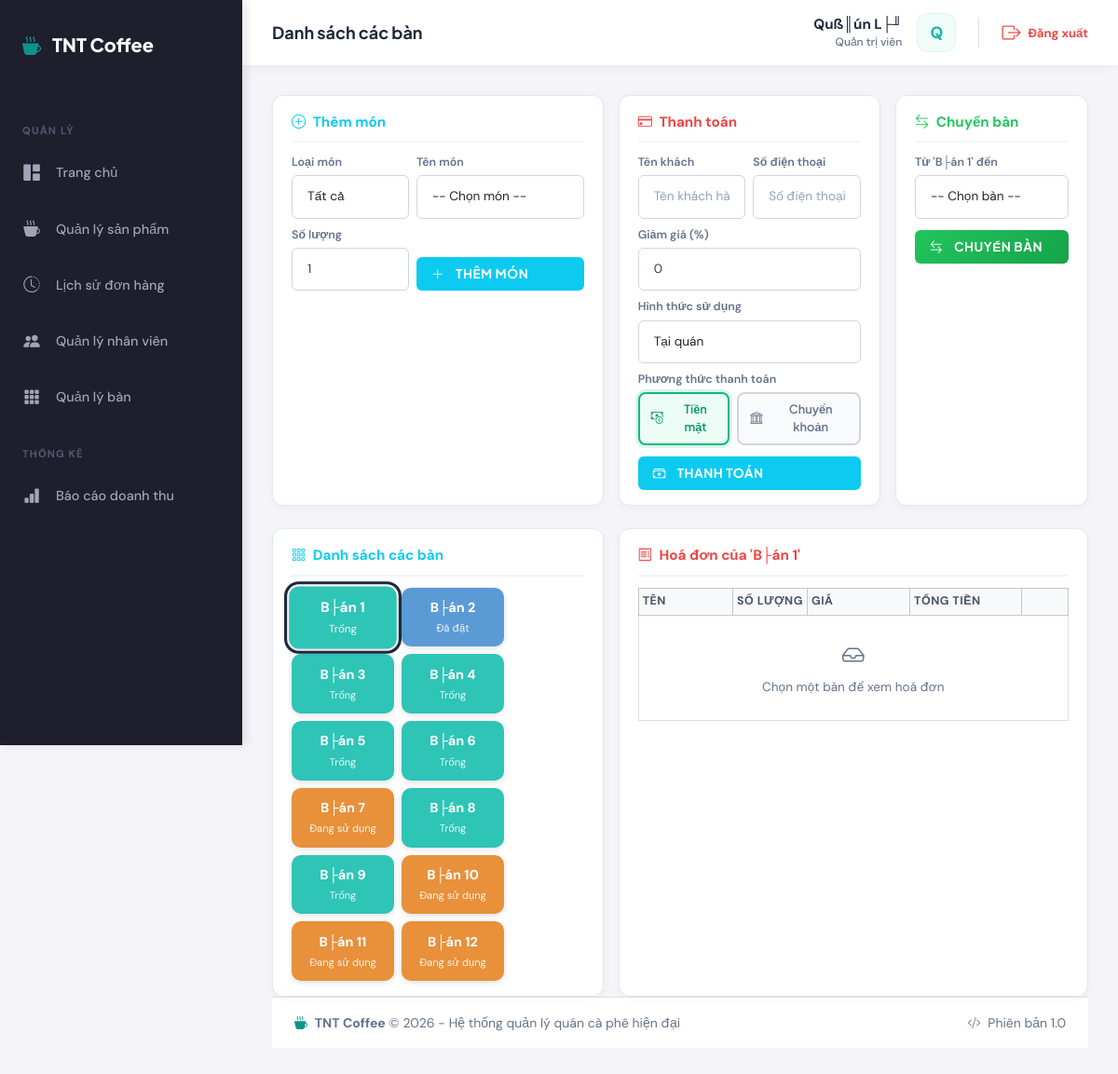
The page /employee/tables/index.php (signed in) on the database its author committed.
### tables this page shows
CREATE TABLE `tables` (
  `id` int(11) NOT NULL AUTO_INCREMENT,
  `name` varchar(50) NOT NULL,
  `capacity` int(11) NOT NULL DEFAULT 4,
  `status` enum('free','booked','busy') DEFAULT 'free',
  `created_at` timestamp NULL DEFAULT current_timestamp(),
  `updated_at` timestamp NULL DEFAULT current_timestamp() ON UPDATE current_timestamp(),
  PRIMARY KEY (`id`)
);

### config/database.php (called while the page is built, shortened)
<?php
function executeQuery($pdo, $sql, $params = []) {
    try {
        $stmt = $pdo->prepare($sql);
        $stmt->execute($params);
        return $stmt;
    } catch (PDOException $e) {
        error_log("Query Error: " . $e->getMessage());
        throw $e;
    }
}
function fetchAll($pdo, $sql, $params = []) {
    $stmt = executeQuery($pdo, $sql, $params);
    return $stmt->fetchAll();
}

### employee/tables/index.php (the view, shortened to what this page needs)
<?php
require_once dirname(dirname(__DIR__)) . '/config/database.php';
try {
    $sql = "SELECT id, name, status, capacity, created_at
            FROM tables
            ORDER BY CAST(SUBSTRING(name, 5) AS UNSIGNED) ASC, name ASC";
    $tables = fetchAll($pdo, $sql);
} catch (PDOException $e) {
    error_log("Table List Error: " . $e->getMessage());
    $tables = [];
}
require_once dirname(dirname(__DIR__)) . '/includes/header.php';
?>
<div class="position-fixed top-0 end-0 p-3" style="z-index: 9999;">
</div>
<div class="row g-3 mb-4">
    <div class="col-lg-5">
        <div class="pos-panel">
            <div class="pos-panel-title text-info"><i class="bi bi-plus-circle me-1"></i> Thêm món</div>
            <div class="row g-2 mb-2">
                <div class="col-5">
                    <label class="pos-label">Loại món</label>
                    <select class="form-select form-select-sm pos-input" id="selCategory">
                        <option value="">Tất cả</option>
                    </select>
                </div>
                <div class="col-7">
                    <label class="pos-label">Tên món</label>
                    <select class="form-select form-select-sm pos-input" id="selProduct">
                        <option value="">-- Chọn món --</option>
                    </select>
                </div>
            </div>
            <div class="row g-2 align-items-end">
                <div class="col-5">
                    <label class="pos-label">Số lượng</label>
                    <input type="number" class="form-control form-control-sm pos-input" id="txtQuantity" value="1" min="1">
                </div>
                <div class="col-7">
                    <button class="btn btn-info text-white fw-bold w-100 pos-btn" id="btnAddItem">
                        <i class="bi bi-plus-lg me-1"></i> THÊM MÓN
                    </button>
                </div>
            </div>
        </div>
    </div>
    <div class="col-lg-4">
        <div class="pos-panel">
            <div class="pos-panel-title text-danger"><i class="bi bi-credit-card me-1"></i> Thanh toán</div>
            <div class="row g-2 mb-2">
                <div class="col-6">
                    <label class="pos-label">Tên khách</label>
                    <input type="text" class="form-control form-control-sm pos-input" id="txtCustomerName" placeholder="Tên khách hàng...">
                </div>
                <div class="col-6">
                    <label class="pos-label">Số điện thoại</label>
                    <input type="text" class="form-control form-control-sm pos-input" id="txtCustomerPhone" placeholder="Số điện thoại...">
                </div>
            </div>
            <div class="mb-2">
                <label class="pos-label">Giảm giá (%)</label>
                <input type="number" class="form-control form-control-sm pos-input" id="txtDiscount" value="0" min="0" max="100">
            </div>
            <div class="mb-2">
                <label class="pos-label">Hình thức sử dụng</label>
                <select class="form-select form-select-sm pos-input" id="selServiceType">
                    <option value="dine_in">Tại quán</option>
                </select>
            </div>
            <div class="mb-2">
                <label class="pos-label">Phương thức thanh toán</label>
                <div class="d-flex gap-2" id="paymentMethodGroup">
                    <button type="button" class="btn btn-sm flex-fill payment-method-btn active" data-method="cash">
                        <i class="bi bi-cash-coin me-1"></i> Tiền mặt
                    </button>
                    <button type="button" class="btn btn-sm flex-fill payment-method-btn" data-method="transfer">
                        <i class="bi bi-bank me-1"></i> Chuyển khoản
                    </button>
                </div>
            </div>
            <button class="btn btn-info text-white fw-bold w-100 pos-btn" id="btnCheckout">
                <i class="bi bi-cash-stack me-1"></i> THANH TOÁN
            </button>
        </div>
    </div>
    <div class="col-lg-3">
        <div class="pos-panel">
            <div class="pos-panel-title text-success"><i class="bi bi-arrow-left-right me-1"></i> Chuyển bàn</div>
            <div class="mb-2">
                <label class="pos-label" id="lblTransferFrom">Từ '<span id="transferFromName">---</span>' đến</label>
                <select class="form-select form-select-sm pos-input" id="selTransferTo">
                    <option value="">-- Chọn bàn --</option>
                </select>
            </div>
            <button class="btn btn-success text-white fw-bold w-100 pos-btn" id="btnTransfer">
                <i class="bi bi-arrow-left-right me-1"></i> CHUYỂN BÀN
            </button>
        </div>
    </div>
</div>
<div class="row g-3">
    <div class="col-lg-5">
        <div class="pos-panel">
            <div class="pos-panel-title text-info"><i class="bi bi-grid-3x3-gap me-1"></i> Danh sách các bàn</div>
            <div class="d-flex flex-wrap gap-2" id="tableGrid">
                <?php foreach ($tables as $table):
                    $bg = '#2ec4b6';
                    $label = 'Trống';
                    if ($table['status'] === 'busy' || $table['status'] === 'occupied') {
                        $bg = '#e8903a';
                        $label = 'Đang sử dụng';
                    } elseif ($table['status'] === 'booked' || $table['status'] === 'reserved') {
                        $bg = '#5b9bd5';
                        $label = 'Đã đặt';
                    }
                ?>
                <button class="table-btn" data-id="<?= $table['id'] ?>" data-name="<?= htmlspecialchars($table['name']) ?>" data-status="<?= $table['status'] ?>" style="background:<?= $bg ?>;">
                    <div class="table-btn-name"><?= htmlspecialchars($table['name']) ?></div>
                    <div class="table-btn-status"><?= $label ?></div>
                </button>
                <?php endforeach; ?>
            </div>
        </div>
    </div>
    <div class="col-lg-7">
        <div class="pos-panel">
            <div class="pos-panel-title text-danger">
                <i class="bi bi-receipt me-1"></i> Hoá đơn của '<span id="invoiceTableName">---</span>'
            </div>
            <div class="table-responsive">
                <table class="table table-bordered table-hover table-sm mb-0" id="invoiceTable">
                    <thead class="table-light">
                        <tr>
                            <th>Tên</th>
                            <th style="width:80px;">Số lượng</th>
                            <th style="width:110px;">Giá</th>
                            <th style="width:120px;">Tổng tiền</th>
                            <th style="width:50px;"></th>
                        </tr>
                    </thead>
                    <tbody id="invoiceBody">
                        <tr id="emptyRow">
                            <td colspan="5" class="text-center text-muted py-4">
                                <i class="bi bi-inbox fs-4 d-block mb-1"></i>
                                Chọn một bàn để xem hoá đơn
                            </td>
                        </tr>
                    </tbody>
                </table>
            </div>
        </div>
    </div>
</div>
<?php
require_once dirname(dirname(__DIR__)) . '/includes/footer.php'; ?>

### assets/css/style.css (style rules this page uses)
:root { --primary-50: #f0fdfa; --primary-100: #ccfbf1; --primary-200: #99f6e4; --primary-300: #5eead4; --primary-400: #2dd4bf; --primary-500: #14b8a6; --primary-600: #0d9488; --primary-700: #0f766e; --primary-800: #115e59; --primary-900: #134e4a; --accent-400: #fb923c; --accent-500: #f97316; --accent-600: #ea580c; --gray-50: #f8fafc; --gray-100: #f1f5f9; --gray-200: #e2e8f0; --gray-300: #cbd5e1; --gray-400: #94a3b8; --gray-500: #64748b; --gray-600: #475569; --gray-700: #334155; --gray-800: #1e293b; --gray-900: #0f172a; --success: #22c55e; --warning: #eab308; --danger: #ef4444; --info: #3b82f6; --font-display: 'Plus Jakarta Sans', sans-serif; --font-body: 'DM Sans', sans-serif; --shadow-sm: 0 1px 2px 0 rgb(0 0 0 / 0.05); --shadow: 0 1px 3px 0 rgb(0 0 0 / 0.1), 0 1px 2px -1px rgb(0 0 0 / 0.1); --shadow-md: 0 4px 6px -1px rgb(0 0 0 / 0.1), 0 2px 4px -2px rgb(0 0 0 / 0.1); --shadow-lg: 0 10px 15px -3px rgb(0 0 0 / 0.1), 0 4px 6px -4px rgb(0 0 0 / 0.1); --shadow-xl: 0 20px 25px -5px rgb(0 0 0 / 0.1), 0 8px 10px -6px rgb(0 0 0 / 0.1); --radius-sm: 0.375rem; --radius: 0.5rem; --radius-md: 0.75rem; --radius-lg: 1rem; --radius-xl: 1.5rem; --radius-full: 9999px; --transition-fast: 150ms cubic-bezier(0.4, 0, 0.2, 1); --transition: 200ms cubic-bezier(0.4, 0, 0.2, 1); --transition-slow: 300ms cubic-bezier(0.4, 0, 0.2, 1); }
*, *::before, *::after { box-sizing: border-box; margin: 0; padding: 0; }
html { scroll-behavior: smooth; }
body { font-family: var(--font-body); font-size: 15px; line-height: 1.6; color: var(--gray-700); background: linear-gradient(135deg, var(--gray-50) 0%, var(--primary-50) 100%); min-height: 100vh; -webkit-font-smoothing: antialiased; -moz-osx-font-smoothing: grayscale; }
:root { --sidebar-width: 260px; --sidebar-bg: #1e1e2d; --sidebar-color: #a2a3b7; --sidebar-active-bg: #1b1b28; --sidebar-active-color: #ffffff; --content-bg: #f5f5f9; --topbar-height: 70px; }
.btn { font-family: var(--font-display); font-weight: 600; font-size: 0.875rem; padding: 0.625rem 1.25rem; border-radius: var(--radius); transition: var(--transition); display: inline-flex; align-items: center; gap: 0.5rem; border: none; cursor: pointer; }
.btn-success { background: linear-gradient(135deg, #22c55e, #16a34a); color: white; }
.btn-sm { padding: 0.375rem 0.875rem; font-size: 0.8rem; }
.form-control { font-family: var(--font-body); font-size: 0.9rem; padding: 0.75rem 1rem; border: 1px solid var(--gray-300); border-radius: var(--radius); background: white; color: var(--gray-700); transition: var(--transition); }
.form-control::placeholder { color: var(--gray-400); }
.form-select { font-family: var(--font-body); font-size: 0.9rem; padding: 0.75rem 1rem; border: 1px solid var(--gray-300); border-radius: var(--radius); background: white; transition: var(--transition); }
.text-success { color: var(--success) !important; }
.text-danger { color: var(--danger) !important; }
.text-muted { color: var(--gray-500) !important; }
.fw-bold { font-weight: 700 !important; }

### rows shown on the page
tables: name "B├án 1", label "Trống"
tables: name "B├án 2", status "Đã đặt"
tables: name "B├án 3", label "Trống"
tables: name "B├án 4", label "Trống"
tables: name "B├án 5", label "Trống"
tables: name "B├án 6", label "Trống"
tables: name "B├án 7", status "Đang sử dụng"
tables: name "B├án 8", label "Trống"
tables: name "B├án 9", label "Trống"
tables: name "B├án 10", status "Đang sử dụng"
tables: name "B├án 11", status "Đang sử dụng"
tables: name "B├án 12", status "Đang sử dụng"

### other values the page prints
$pageTitle "Danh sách các bàn"
$userName "Quß║ún L├╜"
$userInitial "Q"
